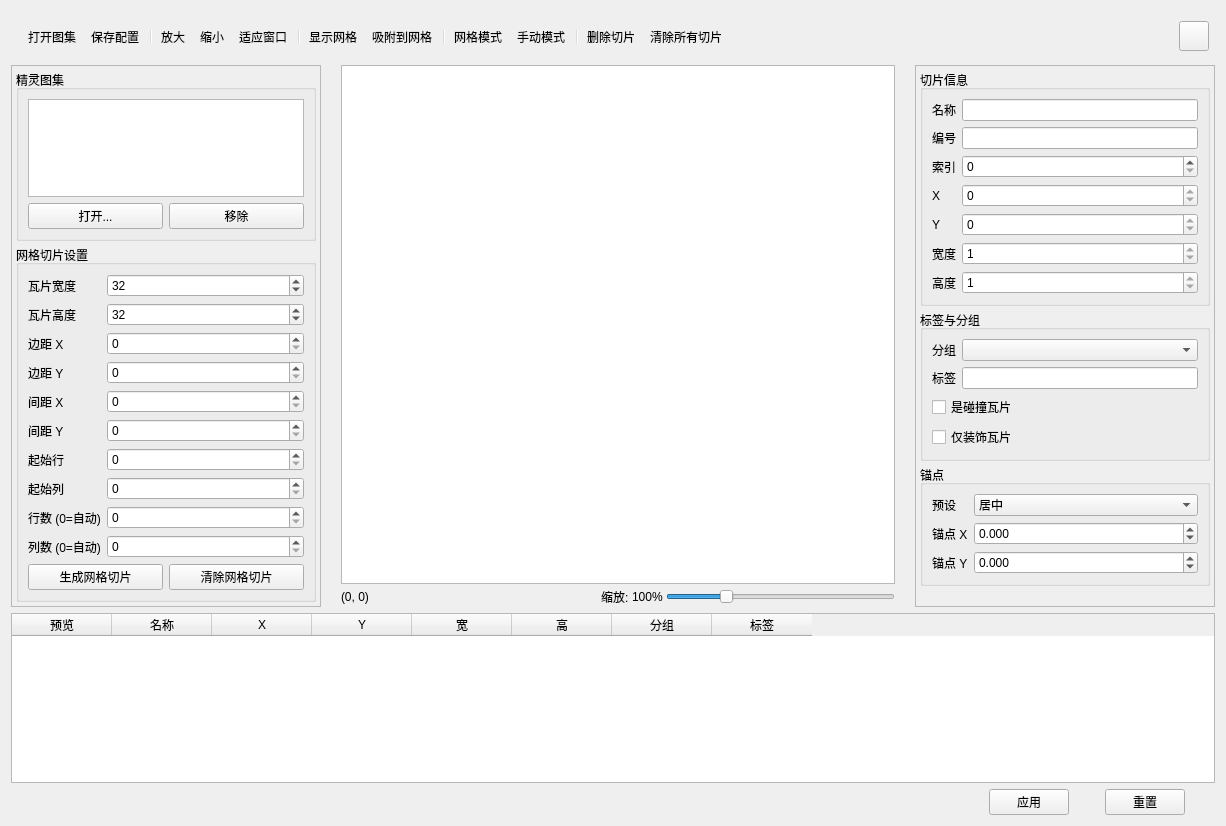
<?xml version="1.0" encoding="UTF-8"?>
<ui version="4.0">
 <class>SpriteSliceEditorWidget</class>
 <widget class="QWidget" name="SpriteSliceEditorWidget">
  <property name="geometry">
   <rect>
    <x>0</x>
    <y>0</y>
    <width>1226</width>
    <height>826</height>
   </rect>
  </property>
  <property name="windowTitle">
   <string>精灵切片编辑器</string>
  </property>
  <layout class="QVBoxLayout" name="verticalLayout_11">
   <item>
    <widget class="QWidget" name="headerBarWidget" native="true">
     <layout class="QHBoxLayout" name="horizontalLayout_2">
      <property name="spacing">
       <number>0</number>
      </property>
      <property name="leftMargin">
       <number>6</number>
      </property>
      <property name="rightMargin">
       <number>6</number>
      </property>
      <property name="bottomMargin">
       <number>6</number>
      </property>
      <item>
       <widget class="QToolBar" name="toolBar">
        <property name="movable">
         <bool>false</bool>
        </property>
        <property name="iconSize">
         <size>
          <width>16</width>
          <height>16</height>
         </size>
        </property>
        <property name="floatable">
         <bool>false</bool>
        </property>
        <addaction name="actionOpenSheet"/>
        <addaction name="actionSaveConfig"/>
        <addaction name="separator"/>
        <addaction name="actionZoomIn"/>
        <addaction name="actionZoomOut"/>
        <addaction name="actionFitToWindow"/>
        <addaction name="separator"/>
        <addaction name="actionToggleGrid"/>
        <addaction name="actionSnapToGrid"/>
        <addaction name="separator"/>
        <addaction name="actionGridMode"/>
        <addaction name="actionManualMode"/>
        <addaction name="separator"/>
        <addaction name="actionDeleteSlice"/>
        <addaction name="actionClearSlices"/>
       </widget>
      </item>
      <item>
       <widget class="QPushButton" name="btnReturn">
        <property name="minimumSize">
         <size>
          <width>30</width>
          <height>30</height>
         </size>
        </property>
        <property name="maximumSize">
         <size>
          <width>30</width>
          <height>30</height>
         </size>
        </property>
        <property name="text">
         <string/>
        </property>
       </widget>
      </item>
     </layout>
    </widget>
   </item>
   <item>
    <layout class="QHBoxLayout" name="horizontalLayout">
     <property name="spacing">
      <number>20</number>
     </property>
     <item>
      <widget class="QScrollArea" name="leftScrollArea">
       <property name="maximumSize">
        <size>
         <width>310</width>
         <height>16777215</height>
        </size>
       </property>
       <property name="widgetResizable">
        <bool>true</bool>
       </property>
       <widget class="QWidget" name="scrollAreaWidgetContents_2">
        <property name="geometry">
         <rect>
          <x>0</x>
          <y>0</y>
          <width>306</width>
          <height>541</height>
         </rect>
        </property>
        <layout class="QVBoxLayout" name="verticalLayout_5">
         <property name="spacing">
          <number>0</number>
         </property>
         <property name="leftMargin">
          <number>0</number>
         </property>
         <property name="topMargin">
          <number>0</number>
         </property>
         <property name="rightMargin">
          <number>0</number>
         </property>
         <property name="bottomMargin">
          <number>0</number>
         </property>
         <item>
          <widget class="QWidget" name="LeftSpriteSheetsWidget" native="true">
           <layout class="QVBoxLayout" name="verticalLayout_7">
            <property name="spacing">
             <number>0</number>
            </property>
            <property name="leftMargin">
             <number>2</number>
            </property>
            <property name="topMargin">
             <number>2</number>
            </property>
            <property name="rightMargin">
             <number>2</number>
            </property>
            <property name="bottomMargin">
             <number>2</number>
            </property>
            <item>
             <widget class="QWidget" name="spriteSheetWidget" native="true">
              <layout class="QVBoxLayout" name="verticalLayout_6">
               <property name="spacing">
                <number>0</number>
               </property>
               <property name="leftMargin">
                <number>2</number>
               </property>
               <property name="topMargin">
                <number>2</number>
               </property>
               <property name="rightMargin">
                <number>2</number>
               </property>
               <property name="bottomMargin">
                <number>2</number>
               </property>
               <item>
                <widget class="QGroupBox" name="spriteSheetGroupBox">
                 <property name="title">
                  <string>精灵图集</string>
                 </property>
                 <layout class="QVBoxLayout" name="spriteSheetLayout">
                  <item>
                   <widget class="QListWidget" name="spriteSheetListWidget"/>
                  </item>
                  <item>
                   <layout class="QHBoxLayout" name="spriteSheetButtonLayout">
                    <item>
                     <widget class="QPushButton" name="addSheetButton">
                      <property name="text">
                       <string>打开...</string>
                      </property>
                     </widget>
                    </item>
                    <item>
                     <widget class="QPushButton" name="removeSheetButton">
                      <property name="text">
                       <string>移除</string>
                      </property>
                     </widget>
                    </item>
                   </layout>
                  </item>
                 </layout>
                </widget>
               </item>
              </layout>
             </widget>
            </item>
            <item>
             <widget class="QWidget" name="gridSettingsWidget" native="true">
              <layout class="QVBoxLayout" name="verticalLayout">
               <property name="spacing">
                <number>0</number>
               </property>
               <property name="leftMargin">
                <number>2</number>
               </property>
               <property name="topMargin">
                <number>2</number>
               </property>
               <property name="rightMargin">
                <number>2</number>
               </property>
               <property name="bottomMargin">
                <number>2</number>
               </property>
               <item>
                <widget class="QGroupBox" name="gridSettingsGroupBox">
                 <property name="title">
                  <string>网格切片设置</string>
                 </property>
                 <layout class="QFormLayout" name="gridFormLayout">
                  <item row="0" column="0">
                   <widget class="QLabel" name="tileWidthLabel">
                    <property name="text">
                     <string>瓦片宽度</string>
                    </property>
                   </widget>
                  </item>
                  <item row="0" column="1">
                   <widget class="QSpinBox" name="tileWidthSpinBox">
                    <property name="minimum">
                     <number>1</number>
                    </property>
                    <property name="maximum">
                     <number>4096</number>
                    </property>
                    <property name="value">
                     <number>32</number>
                    </property>
                   </widget>
                  </item>
                  <item row="1" column="0">
                   <widget class="QLabel" name="tileHeightLabel">
                    <property name="text">
                     <string>瓦片高度</string>
                    </property>
                   </widget>
                  </item>
                  <item row="1" column="1">
                   <widget class="QSpinBox" name="tileHeightSpinBox">
                    <property name="minimum">
                     <number>1</number>
                    </property>
                    <property name="maximum">
                     <number>4096</number>
                    </property>
                    <property name="value">
                     <number>32</number>
                    </property>
                   </widget>
                  </item>
                  <item row="2" column="0">
                   <widget class="QLabel" name="marginXLabel">
                    <property name="text">
                     <string>边距 X</string>
                    </property>
                   </widget>
                  </item>
                  <item row="2" column="1">
                   <widget class="QSpinBox" name="marginXSpinBox">
                    <property name="minimum">
                     <number>0</number>
                    </property>
                    <property name="maximum">
                     <number>4096</number>
                    </property>
                   </widget>
                  </item>
                  <item row="3" column="0">
                   <widget class="QLabel" name="marginYLabel">
                    <property name="text">
                     <string>边距 Y</string>
                    </property>
                   </widget>
                  </item>
                  <item row="3" column="1">
                   <widget class="QSpinBox" name="marginYSpinBox">
                    <property name="minimum">
                     <number>0</number>
                    </property>
                    <property name="maximum">
                     <number>4096</number>
                    </property>
                   </widget>
                  </item>
                  <item row="4" column="0">
                   <widget class="QLabel" name="spacingXLabel">
                    <property name="text">
                     <string>间距 X</string>
                    </property>
                   </widget>
                  </item>
                  <item row="4" column="1">
                   <widget class="QSpinBox" name="spacingXSpinBox">
                    <property name="minimum">
                     <number>0</number>
                    </property>
                    <property name="maximum">
                     <number>4096</number>
                    </property>
                   </widget>
                  </item>
                  <item row="5" column="0">
                   <widget class="QLabel" name="spacingYLabel">
                    <property name="text">
                     <string>间距 Y</string>
                    </property>
                   </widget>
                  </item>
                  <item row="5" column="1">
                   <widget class="QSpinBox" name="spacingYSpinBox">
                    <property name="minimum">
                     <number>0</number>
                    </property>
                    <property name="maximum">
                     <number>4096</number>
                    </property>
                   </widget>
                  </item>
                  <item row="6" column="0">
                   <widget class="QLabel" name="startRowLabel">
                    <property name="text">
                     <string>起始行</string>
                    </property>
                   </widget>
                  </item>
                  <item row="6" column="1">
                   <widget class="QSpinBox" name="startRowSpinBox">
                    <property name="minimum">
                     <number>0</number>
                    </property>
                    <property name="maximum">
                     <number>4096</number>
                    </property>
                   </widget>
                  </item>
                  <item row="7" column="0">
                   <widget class="QLabel" name="startColumnLabel">
                    <property name="text">
                     <string>起始列</string>
                    </property>
                   </widget>
                  </item>
                  <item row="7" column="1">
                   <widget class="QSpinBox" name="startColumnSpinBox">
                    <property name="minimum">
                     <number>0</number>
                    </property>
                    <property name="maximum">
                     <number>4096</number>
                    </property>
                   </widget>
                  </item>
                  <item row="8" column="0">
                   <widget class="QLabel" name="rowCountLabel">
                    <property name="text">
                     <string>行数 (0=自动)</string>
                    </property>
                   </widget>
                  </item>
                  <item row="8" column="1">
                   <widget class="QSpinBox" name="rowCountSpinBox">
                    <property name="minimum">
                     <number>0</number>
                    </property>
                    <property name="maximum">
                     <number>4096</number>
                    </property>
                   </widget>
                  </item>
                  <item row="9" column="0">
                   <widget class="QLabel" name="columnCountLabel">
                    <property name="text">
                     <string>列数 (0=自动)</string>
                    </property>
                   </widget>
                  </item>
                  <item row="9" column="1">
                   <widget class="QSpinBox" name="columnCountSpinBox">
                    <property name="minimum">
                     <number>0</number>
                    </property>
                    <property name="maximum">
                     <number>4096</number>
                    </property>
                   </widget>
                  </item>
                  <item row="10" column="0" colspan="2">
                   <layout class="QHBoxLayout" name="gridButtonsLayout">
                    <item>
                     <widget class="QPushButton" name="generateGridSlicesButton">
                      <property name="text">
                       <string>生成网格切片</string>
                      </property>
                     </widget>
                    </item>
                    <item>
                     <widget class="QPushButton" name="clearGridSlicesButton">
                      <property name="text">
                       <string>清除网格切片</string>
                      </property>
                     </widget>
                    </item>
                   </layout>
                  </item>
                 </layout>
                </widget>
               </item>
              </layout>
             </widget>
            </item>
           </layout>
          </widget>
         </item>
        </layout>
       </widget>
      </widget>
     </item>
     <item>
      <widget class="QWidget" name="centerVerticalWidget" native="true">
       <layout class="QVBoxLayout" name="verticalLayout_2" stretch="0">
        <property name="spacing">
         <number>3</number>
        </property>
        <property name="leftMargin">
         <number>0</number>
        </property>
        <property name="topMargin">
         <number>0</number>
        </property>
        <property name="rightMargin">
         <number>0</number>
        </property>
        <property name="bottomMargin">
         <number>0</number>
        </property>
        <item>
         <layout class="QVBoxLayout" name="centerVerticalLayout">
          <item>
           <widget class="SpriteSliceGraphicsView" name="graphicsView">
            <property name="renderHints">
             <set>QPainter::RenderHint::Antialiasing|QPainter::RenderHint::SmoothPixmapTransform</set>
            </property>
            <property name="dragMode">
             <enum>QGraphicsView::DragMode::ScrollHandDrag</enum>
            </property>
           </widget>
          </item>
          <item>
           <layout class="QHBoxLayout" name="viewBottomLayout">
            <item>
             <widget class="QLabel" name="mousePosLabel">
              <property name="text">
               <string>(0, 0)</string>
              </property>
             </widget>
            </item>
            <item>
             <spacer name="viewBottomSpacer">
              <property name="orientation">
               <enum>Qt::Orientation::Horizontal</enum>
              </property>
              <property name="sizeHint" stdset="0">
               <size>
                <width>40</width>
                <height>20</height>
               </size>
              </property>
             </spacer>
            </item>
            <item>
             <widget class="QLabel" name="zoomTextLabel">
              <property name="text">
               <string>缩放:</string>
              </property>
             </widget>
            </item>
            <item>
             <widget class="QLabel" name="zoomLabel">
              <property name="text">
               <string>100%</string>
              </property>
             </widget>
            </item>
            <item>
             <widget class="QSlider" name="zoomSlider">
              <property name="minimum">
               <number>1</number>
              </property>
              <property name="maximum">
               <number>400</number>
              </property>
              <property name="value">
               <number>100</number>
              </property>
              <property name="orientation">
               <enum>Qt::Orientation::Horizontal</enum>
              </property>
             </widget>
            </item>
           </layout>
          </item>
         </layout>
        </item>
       </layout>
      </widget>
     </item>
     <item>
      <widget class="QScrollArea" name="rightScrollArea">
       <property name="maximumSize">
        <size>
         <width>300</width>
         <height>16777215</height>
        </size>
       </property>
       <property name="widgetResizable">
        <bool>true</bool>
       </property>
       <widget class="QWidget" name="scrollAreaWidgetContents">
        <property name="geometry">
         <rect>
          <x>0</x>
          <y>0</y>
          <width>296</width>
          <height>541</height>
         </rect>
        </property>
        <layout class="QVBoxLayout" name="verticalLayout_4">
         <property name="spacing">
          <number>0</number>
         </property>
         <property name="leftMargin">
          <number>0</number>
         </property>
         <property name="topMargin">
          <number>0</number>
         </property>
         <property name="rightMargin">
          <number>0</number>
         </property>
         <property name="bottomMargin">
          <number>0</number>
         </property>
         <item>
          <widget class="QWidget" name="rightVerticalWidget" native="true">
           <layout class="QVBoxLayout" name="verticalLayout_10">
            <property name="spacing">
             <number>0</number>
            </property>
            <property name="leftMargin">
             <number>2</number>
            </property>
            <property name="topMargin">
             <number>2</number>
            </property>
            <property name="rightMargin">
             <number>2</number>
            </property>
            <property name="bottomMargin">
             <number>2</number>
            </property>
            <item>
             <widget class="QWidget" name="sliceInfoWidget" native="true">
              <layout class="QVBoxLayout" name="verticalLayout_3">
               <property name="leftMargin">
                <number>2</number>
               </property>
               <property name="topMargin">
                <number>2</number>
               </property>
               <property name="rightMargin">
                <number>2</number>
               </property>
               <property name="bottomMargin">
                <number>2</number>
               </property>
               <item>
                <widget class="QGroupBox" name="sliceInfoGroupBox">
                 <property name="title">
                  <string>切片信息</string>
                 </property>
                 <layout class="QFormLayout" name="sliceInfoFormLayout">
                  <item row="0" column="0">
                   <widget class="QLabel" name="sliceNameLabel">
                    <property name="text">
                     <string>名称</string>
                    </property>
                   </widget>
                  </item>
                  <item row="0" column="1">
                   <widget class="QLineEdit" name="sliceNameLineEdit"/>
                  </item>
                  <item row="1" column="0">
                   <widget class="QLabel" name="sliceIdLabel">
                    <property name="text">
                     <string>编号</string>
                    </property>
                   </widget>
                  </item>
                  <item row="1" column="1">
                   <widget class="QLineEdit" name="sliceIdLineEdit">
                    <property name="readOnly">
                     <bool>true</bool>
                    </property>
                   </widget>
                  </item>
                  <item row="2" column="0">
                   <widget class="QLabel" name="sliceIndexLabel">
                    <property name="text">
                     <string>索引</string>
                    </property>
                   </widget>
                  </item>
                  <item row="2" column="1">
                   <widget class="QSpinBox" name="sliceIndexSpinBox">
                    <property name="minimum">
                     <number>0</number>
                    </property>
                    <property name="maximum">
                     <number>1000000</number>
                    </property>
                   </widget>
                  </item>
                  <item row="3" column="0">
                   <widget class="QLabel" name="sliceXLabel">
                    <property name="text">
                     <string>X</string>
                    </property>
                   </widget>
                  </item>
                  <item row="3" column="1">
                   <widget class="QSpinBox" name="sliceXSpinBox">
                    <property name="readOnly">
                     <bool>true</bool>
                    </property>
                    <property name="minimum">
                     <number>0</number>
                    </property>
                    <property name="maximum">
                     <number>100000</number>
                    </property>
                   </widget>
                  </item>
                  <item row="4" column="0">
                   <widget class="QLabel" name="sliceYLabel">
                    <property name="text">
                     <string>Y</string>
                    </property>
                   </widget>
                  </item>
                  <item row="4" column="1">
                   <widget class="QSpinBox" name="sliceYSpinBox">
                    <property name="readOnly">
                     <bool>true</bool>
                    </property>
                    <property name="minimum">
                     <number>0</number>
                    </property>
                    <property name="maximum">
                     <number>100000</number>
                    </property>
                   </widget>
                  </item>
                  <item row="5" column="0">
                   <widget class="QLabel" name="sliceWidthLabel">
                    <property name="text">
                     <string>宽度</string>
                    </property>
                   </widget>
                  </item>
                  <item row="5" column="1">
                   <widget class="QSpinBox" name="sliceWidthSpinBox">
                    <property name="readOnly">
                     <bool>true</bool>
                    </property>
                    <property name="minimum">
                     <number>1</number>
                    </property>
                    <property name="maximum">
                     <number>100000</number>
                    </property>
                   </widget>
                  </item>
                  <item row="6" column="0">
                   <widget class="QLabel" name="sliceHeightLabel">
                    <property name="text">
                     <string>高度</string>
                    </property>
                   </widget>
                  </item>
                  <item row="6" column="1">
                   <widget class="QSpinBox" name="sliceHeightSpinBox">
                    <property name="readOnly">
                     <bool>true</bool>
                    </property>
                    <property name="minimum">
                     <number>1</number>
                    </property>
                    <property name="maximum">
                     <number>100000</number>
                    </property>
                   </widget>
                  </item>
                 </layout>
                </widget>
               </item>
              </layout>
             </widget>
            </item>
            <item>
             <widget class="QWidget" name="tagsWidget" native="true">
              <layout class="QVBoxLayout" name="verticalLayout_8">
               <property name="spacing">
                <number>0</number>
               </property>
               <property name="leftMargin">
                <number>2</number>
               </property>
               <property name="topMargin">
                <number>2</number>
               </property>
               <property name="rightMargin">
                <number>2</number>
               </property>
               <property name="bottomMargin">
                <number>2</number>
               </property>
               <item>
                <widget class="QGroupBox" name="tagsGroupBox">
                 <property name="title">
                  <string>标签与分组</string>
                 </property>
                 <layout class="QFormLayout" name="tagsFormLayout">
                  <item row="0" column="0">
                   <widget class="QLabel" name="groupLabel">
                    <property name="text">
                     <string>分组</string>
                    </property>
                   </widget>
                  </item>
                  <item row="0" column="1">
                   <widget class="QComboBox" name="groupComboBox"/>
                  </item>
                  <item row="1" column="0">
                   <widget class="QLabel" name="tagsLabel">
                    <property name="text">
                     <string>标签</string>
                    </property>
                   </widget>
                  </item>
                  <item row="1" column="1">
                   <widget class="QLineEdit" name="tagsLineEdit"/>
                  </item>
                  <item row="2" column="0" colspan="2">
                   <widget class="QCheckBox" name="collisionCheckBox">
                    <property name="text">
                     <string>是碰撞瓦片</string>
                    </property>
                   </widget>
                  </item>
                  <item row="3" column="0" colspan="2">
                   <widget class="QCheckBox" name="decorCheckBox">
                    <property name="text">
                     <string>仅装饰瓦片</string>
                    </property>
                   </widget>
                  </item>
                 </layout>
                </widget>
               </item>
              </layout>
             </widget>
            </item>
            <item>
             <widget class="QWidget" name="pivotWidget" native="true">
              <layout class="QVBoxLayout" name="verticalLayout_9">
               <property name="spacing">
                <number>0</number>
               </property>
               <property name="leftMargin">
                <number>2</number>
               </property>
               <property name="topMargin">
                <number>2</number>
               </property>
               <property name="rightMargin">
                <number>2</number>
               </property>
               <property name="bottomMargin">
                <number>2</number>
               </property>
               <item>
                <widget class="QGroupBox" name="pivotGroupBox">
                 <property name="title">
                  <string>锚点</string>
                 </property>
                 <layout class="QFormLayout" name="pivotFormLayout">
                  <item row="0" column="0">
                   <widget class="QLabel" name="pivotPresetLabel">
                    <property name="text">
                     <string>预设</string>
                    </property>
                   </widget>
                  </item>
                  <item row="0" column="1">
                   <widget class="QComboBox" name="pivotPresetComboBox">
                    <item>
                     <property name="text">
                      <string>居中</string>
                     </property>
                    </item>
                    <item>
                     <property name="text">
                      <string>左上角</string>
                     </property>
                    </item>
                    <item>
                     <property name="text">
                      <string>底部居中</string>
                     </property>
                    </item>
                   </widget>
                  </item>
                  <item row="1" column="0">
                   <widget class="QLabel" name="pivotXLabel">
                    <property name="text">
                     <string>锚点 X</string>
                    </property>
                   </widget>
                  </item>
                  <item row="1" column="1">
                   <widget class="QDoubleSpinBox" name="pivotXSpinBox">
                    <property name="decimals">
                     <number>3</number>
                    </property>
                    <property name="minimum">
                     <double>-1000000.000000000000000</double>
                    </property>
                    <property name="maximum">
                     <double>1000000.000000000000000</double>
                    </property>
                   </widget>
                  </item>
                  <item row="2" column="0">
                   <widget class="QLabel" name="pivotYLabel">
                    <property name="text">
                     <string>锚点 Y</string>
                    </property>
                   </widget>
                  </item>
                  <item row="2" column="1">
                   <widget class="QDoubleSpinBox" name="pivotYSpinBox">
                    <property name="decimals">
                     <number>3</number>
                    </property>
                    <property name="minimum">
                     <double>-1000000.000000000000000</double>
                    </property>
                    <property name="maximum">
                     <double>1000000.000000000000000</double>
                    </property>
                   </widget>
                  </item>
                 </layout>
                </widget>
               </item>
              </layout>
             </widget>
            </item>
            <item>
             <spacer name="rightVerticalSpacer">
              <property name="orientation">
               <enum>Qt::Orientation::Vertical</enum>
              </property>
              <property name="sizeHint" stdset="0">
               <size>
                <width>20</width>
                <height>43</height>
               </size>
              </property>
             </spacer>
            </item>
           </layout>
          </widget>
         </item>
        </layout>
       </widget>
      </widget>
     </item>
    </layout>
   </item>
   <item>
    <widget class="QTableWidget" name="sliceTableWidget">
     <property name="maximumSize">
      <size>
       <width>16777215</width>
       <height>170</height>
      </size>
     </property>
     <property name="styleSheet">
      <string notr="true"/>
     </property>
     <attribute name="horizontalHeaderMinimumSectionSize">
      <number>100</number>
     </attribute>
     <column>
      <property name="text">
       <string>预览</string>
      </property>
     </column>
     <column>
      <property name="text">
       <string>名称</string>
      </property>
     </column>
     <column>
      <property name="text">
       <string>X</string>
      </property>
     </column>
     <column>
      <property name="text">
       <string>Y</string>
      </property>
     </column>
     <column>
      <property name="text">
       <string>宽</string>
      </property>
     </column>
     <column>
      <property name="text">
       <string>高</string>
      </property>
     </column>
     <column>
      <property name="text">
       <string>分组</string>
      </property>
     </column>
     <column>
      <property name="text">
       <string>标签</string>
      </property>
     </column>
    </widget>
   </item>
   <item>
    <layout class="QHBoxLayout" name="horizontalLayout_3">
     <item>
      <spacer name="horizontalSpacer">
       <property name="orientation">
        <enum>Qt::Orientation::Horizontal</enum>
       </property>
       <property name="sizeHint" stdset="0">
        <size>
         <width>40</width>
         <height>20</height>
        </size>
       </property>
      </spacer>
     </item>
     <item>
      <widget class="QPushButton" name="applySliceButton">
       <property name="text">
        <string>应用</string>
       </property>
      </widget>
     </item>
     <item>
      <spacer name="rightButtonsSpacer_2">
       <property name="orientation">
        <enum>Qt::Orientation::Horizontal</enum>
       </property>
       <property name="sizeType">
        <enum>QSizePolicy::Policy::Fixed</enum>
       </property>
       <property name="sizeHint" stdset="0">
        <size>
         <width>30</width>
         <height>20</height>
        </size>
       </property>
      </spacer>
     </item>
     <item>
      <widget class="QPushButton" name="resetSliceButton">
       <property name="text">
        <string>重置</string>
       </property>
      </widget>
     </item>
     <item>
      <spacer name="rightButtonsSpacer">
       <property name="orientation">
        <enum>Qt::Orientation::Horizontal</enum>
       </property>
       <property name="sizeType">
        <enum>QSizePolicy::Policy::Fixed</enum>
       </property>
       <property name="sizeHint" stdset="0">
        <size>
         <width>30</width>
         <height>20</height>
        </size>
       </property>
      </spacer>
     </item>
    </layout>
   </item>
  </layout>
  <action name="actionOpenSheet">
   <property name="text">
    <string>打开图集</string>
   </property>
  </action>
  <action name="actionSaveConfig">
   <property name="text">
    <string>保存配置</string>
   </property>
  </action>
  <action name="actionZoomIn">
   <property name="text">
    <string>放大</string>
   </property>
  </action>
  <action name="actionZoomOut">
   <property name="text">
    <string>缩小</string>
   </property>
  </action>
  <action name="actionFitToWindow">
   <property name="text">
    <string>适应窗口</string>
   </property>
  </action>
  <action name="actionToggleGrid">
   <property name="checkable">
    <bool>true</bool>
   </property>
   <property name="text">
    <string>显示网格</string>
   </property>
  </action>
  <action name="actionSnapToGrid">
   <property name="checkable">
    <bool>true</bool>
   </property>
   <property name="text">
    <string>吸附到网格</string>
   </property>
  </action>
  <action name="actionGridMode">
   <property name="checkable">
    <bool>true</bool>
   </property>
   <property name="text">
    <string>网格模式</string>
   </property>
  </action>
  <action name="actionManualMode">
   <property name="checkable">
    <bool>true</bool>
   </property>
   <property name="text">
    <string>手动模式</string>
   </property>
  </action>
  <action name="actionDeleteSlice">
   <property name="text">
    <string>删除切片</string>
   </property>
  </action>
  <action name="actionClearSlices">
   <property name="text">
    <string>清除所有切片</string>
   </property>
  </action>
 </widget>
 <customwidgets>
  <customwidget>
   <class>SpriteSliceGraphicsView</class>
   <extends>QGraphicsView</extends>
   <header>SpriteSliceEditor/SpriteSliceGraphicsView.h</header>
  </customwidget>
 </customwidgets>
 <resources/>
 <connections/>
</ui>
